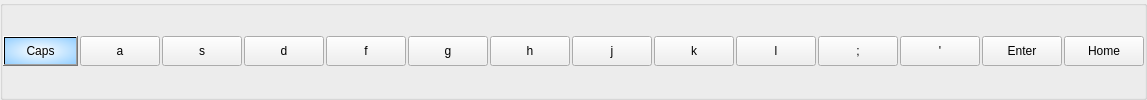
           <widget class="QGroupBox" name="groupBox_6">
            <property name="title">
             <string/>
            </property>
            <layout class="QHBoxLayout" name="horizontalLayout_3">
             <property name="spacing">
              <number>2</number>
             </property>
             <property name="leftMargin">
              <number>0</number>
             </property>
             <property name="topMargin">
              <number>0</number>
             </property>
             <property name="rightMargin">
              <number>0</number>
             </property>
             <property name="bottomMargin">
              <number>0</number>
             </property>
             <item>
              <widget class="QPushButton" name="pushButton_35">
               <property name="minimumSize">
                <size>
                 <width>50</width>
                 <height>30</height>
                </size>
               </property>
               <property name="styleSheet">
                <string notr="true">background-color: qlineargradient(spread:reflect, x1:1, y1:0.506, x2:1, y2:0, stop:0 rgba(72, 173, 255, 255), stop:1 rgba(255, 255, 255, 255));

background-color: qradialgradient(spread:reflect, cx:0.5, cy:0.5, radius:1.197, fx:0.489, fy:0.5, stop:0 rgba(255, 255, 255, 255), stop:1 rgba(72, 173, 255, 255));</string>
               </property>
               <property name="text">
                <string>Caps</string>
               </property>
              </widget>
             </item>
             <item>
              <widget class="QPushButton" name="pushButton_36">
               <property name="minimumSize">
                <size>
                 <width>30</width>
                 <height>30</height>
                </size>
               </property>
               <property name="styleSheet">
                <string notr="true">font: 12pt &quot;MS Shell Dlg 2&quot;;</string>
               </property>
               <property name="text">
                <string>a</string>
               </property>
              </widget>
             </item>
             <item>
              <widget class="QPushButton" name="pushButton_37">
               <property name="minimumSize">
                <size>
                 <width>30</width>
                 <height>30</height>
                </size>
               </property>
               <property name="styleSheet">
                <string notr="true">font: 12pt &quot;MS Shell Dlg 2&quot;;</string>
               </property>
               <property name="text">
                <string>s</string>
               </property>
              </widget>
             </item>
             <item>
              <widget class="QPushButton" name="pushButton_38">
               <property name="minimumSize">
                <size>
                 <width>30</width>
                 <height>30</height>
                </size>
               </property>
               <property name="styleSheet">
                <string notr="true">font: 12pt &quot;MS Shell Dlg 2&quot;;</string>
               </property>
               <property name="text">
                <string>d</string>
               </property>
              </widget>
             </item>
             <item>
              <widget class="QPushButton" name="pushButton_39">
               <property name="minimumSize">
                <size>
                 <width>30</width>
                 <height>30</height>
                </size>
               </property>
               <property name="styleSheet">
                <string notr="true">font: 12pt &quot;MS Shell Dlg 2&quot;;</string>
               </property>
               <property name="text">
                <string>f</string>
               </property>
              </widget>
             </item>
             <item>
              <widget class="QPushButton" name="pushButton_40">
               <property name="minimumSize">
                <size>
                 <width>30</width>
                 <height>30</height>
                </size>
               </property>
               <property name="styleSheet">
                <string notr="true">font: 12pt &quot;MS Shell Dlg 2&quot;;</string>
               </property>
               <property name="text">
                <string>g</string>
               </property>
              </widget>
             </item>
             <item>
              <widget class="QPushButton" name="pushButton_41">
               <property name="minimumSize">
                <size>
                 <width>30</width>
                 <height>30</height>
                </size>
               </property>
               <property name="styleSheet">
                <string notr="true">font: 12pt &quot;MS Shell Dlg 2&quot;;</string>
               </property>
               <property name="text">
                <string>h</string>
               </property>
              </widget>
             </item>
             <item>
              <widget class="QPushButton" name="pushButton_42">
               <property name="minimumSize">
                <size>
                 <width>30</width>
                 <height>30</height>
                </size>
               </property>
               <property name="styleSheet">
                <string notr="true">font: 12pt &quot;MS Shell Dlg 2&quot;;</string>
               </property>
               <property name="text">
                <string>j</string>
               </property>
              </widget>
             </item>
             <item>
              <widget class="QPushButton" name="pushButton_43">
               <property name="minimumSize">
                <size>
                 <width>30</width>
                 <height>30</height>
                </size>
               </property>
               <property name="styleSheet">
                <string notr="true">font: 12pt &quot;MS Shell Dlg 2&quot;;</string>
               </property>
               <property name="text">
                <string>k</string>
               </property>
              </widget>
             </item>
             <item>
              <widget class="QPushButton" name="pushButton_44">
               <property name="minimumSize">
                <size>
                 <width>30</width>
                 <height>30</height>
                </size>
               </property>
               <property name="styleSheet">
                <string notr="true">font: 12pt &quot;MS Shell Dlg 2&quot;;</string>
               </property>
               <property name="text">
                <string>l</string>
               </property>
              </widget>
             </item>
             <item>
              <widget class="QPushButton" name="pushButton_45">
               <property name="minimumSize">
                <size>
                 <width>30</width>
                 <height>30</height>
                </size>
               </property>
               <property name="styleSheet">
                <string notr="true">font: 10pt &quot;MS Shell Dlg 2&quot;;</string>
               </property>
               <property name="text">
                <string>;</string>
               </property>
              </widget>
             </item>
             <item>
              <widget class="QPushButton" name="pushButton_46">
               <property name="minimumSize">
                <size>
                 <width>30</width>
                 <height>30</height>
                </size>
               </property>
               <property name="styleSheet">
                <string notr="true">font: 10pt &quot;MS Shell Dlg 2&quot;;</string>
               </property>
               <property name="text">
                <string>'</string>
               </property>
              </widget>
             </item>
             <item>
              <widget class="QPushButton" name="pushButton_47">
               <property name="minimumSize">
                <size>
                 <width>50</width>
                 <height>30</height>
                </size>
               </property>
               <property name="text">
                <string>Enter</string>
               </property>
              </widget>
             </item>
             <item>
              <widget class="QPushButton" name="pushButton_48">
               <property name="minimumSize">
                <size>
                 <width>50</width>
                 <height>30</height>
                </size>
               </property>
               <property name="text">
                <string>Home</string>
               </property>
              </widget>
             </item>
            </layout>
           </widget>
